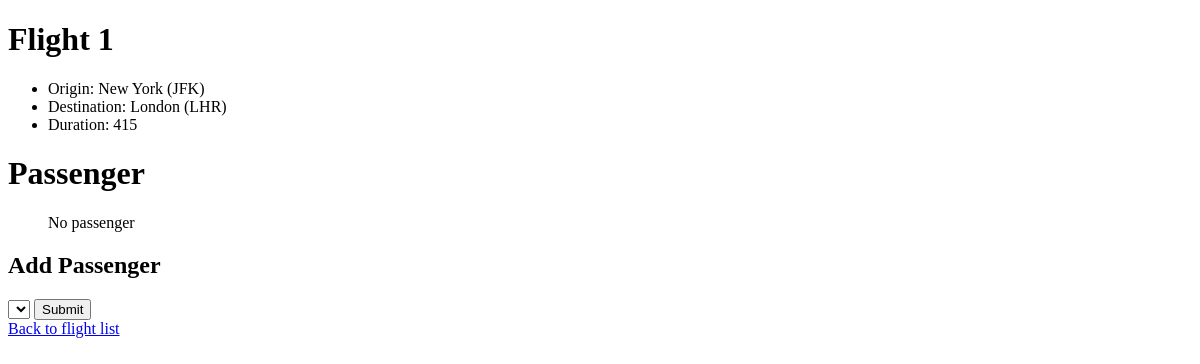
The page /flights/1/ on the database as committed earlier.
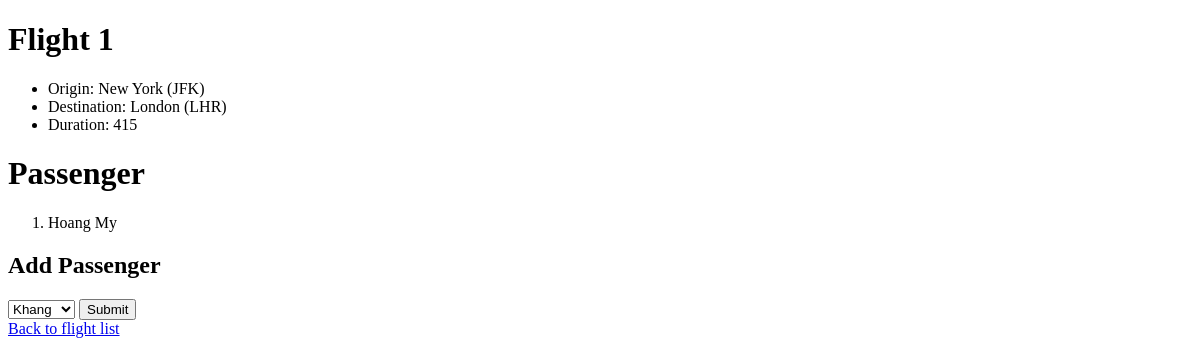
The same page on the database as committed later.
### flights/models.py (models this page shows, shortened)
class Flight(models.Model):
    origin = models.ForeignKey(Airport, on_delete=models.CASCADE,related_name="departures")
    destination = models.ForeignKey(Airport, on_delete=models.CASCADE,related_name="arrivals")
    duration = models.IntegerField()

class Airport(models.Model):
    code = models.CharField(max_length=64)
    city = models.CharField(max_length=64)
    def __str__(self):
        return f"{self.city} ({self.code})"

class Passenger(models.Model):
    name = models.CharField(max_length=64)
    flights = models.ManyToManyField(Flight, blank=True, related_name="passenger")
    def __str__(self):
        return f"{self.name}"

### flights/views.py (the view)
# urls.py: path("<int:flight_id>/",views.flight, name="flight"),
def flight(request, flight_id):
    flight = Flight.objects.get(id=flight_id)
    return render(request,"flights/flight.html",{
        "flight": flight,
        "passengers": flight.passenger.all(),
        "non_passenger": Passenger.objects.exclude(flights=flight).all()
    })

### flights/templates/flights/flight.html (shortened to what this page needs)
<!DOCTYPE html>
<html lang="en">
    <head>
    </head>
    <body>
        <h1>Flight {{flight.id}}</h1>
        <ul>
            <li>Origin: {{flight.origin}}</li>
            <li>Destination: {{flight.destination}}</li>
            <li>Duration: {{flight.duration}}</li>
        </ul>
        <h1>Passenger</h1>
        <ol>
            {% for passenger in passengers %}
            <li>{{ passenger }}</li>
            {% empty %}
            <p>No passenger</p>
            {% endfor %}
        </ol>
        <h2>Add Passenger</h2>
        <form action="{% url 'book' flight.id %}" method="post">
            <select name="passenger">
                {% for passenger in non_passenger %}
                    <option value="{{passenger.id}}">{{passenger}}</option>
                {% endfor %}
            </select>
            <input type="submit">
        </form>
        <a href="{% url 'index' %}">Back to flight list</a>
    </body>
</html>

Rows that differ between the two databases and show on the page:
added Passenger: name "Hoang My"
Other text that changed with them:
form field passenger: (not shown) → "Khang"
text no longer shown: "No passenger"
